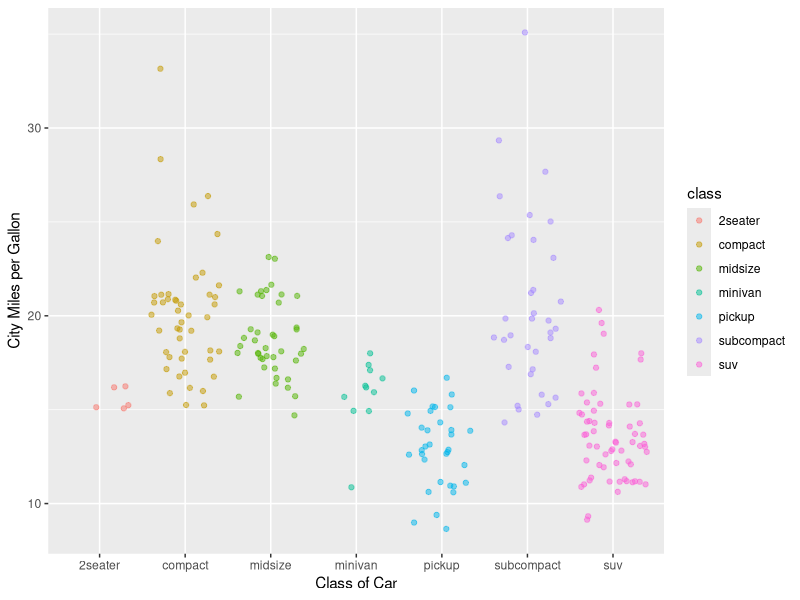

Here is the R script that generated this plot:
## ---- chunk 1
knitr::opts_chunk$set(echo = TRUE)
library(tidyverse)
## ---- chunk 2
ggplot(data = mpg, aes(x = class, y = cty)) +
	geom_jitter(aes(col=class),alpha= 0.5) +
  labs(x="Class of Car", y="City Miles per Gallon")
